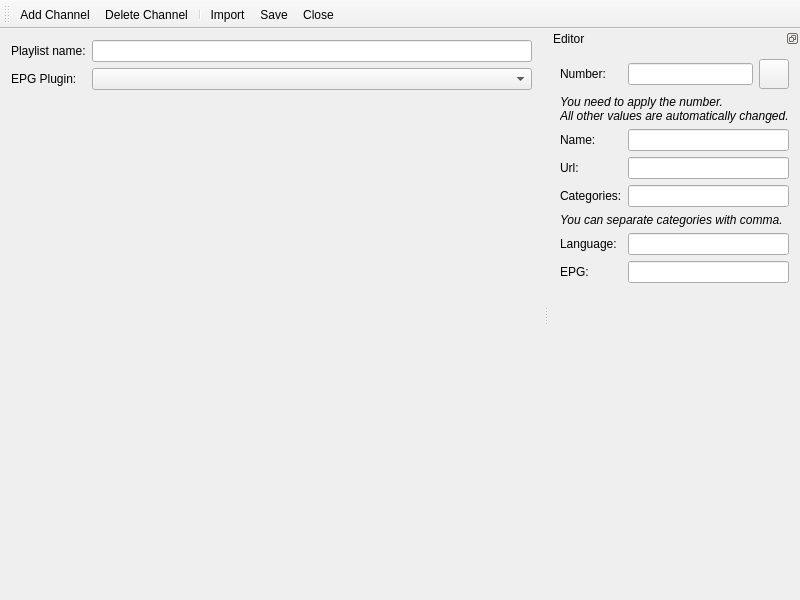
<?xml version="1.0" encoding="UTF-8"?>
<ui version="4.0">
 <class>EditPlaylist</class>
 <widget class="QMainWindow" name="EditPlaylist">
  <property name="geometry">
   <rect>
    <x>0</x>
    <y>0</y>
    <width>800</width>
    <height>600</height>
   </rect>
  </property>
  <property name="windowTitle">
   <string>Edit Channel List</string>
  </property>
  <property name="windowIcon">
   <iconset resource="images.qrc">
    <normaloff>:/icons/images/edit.png</normaloff>:/icons/images/edit.png</iconset>
  </property>
  <widget class="QWidget" name="centralwidget">
   <layout class="QVBoxLayout" name="verticalLayout">
    <item>
     <layout class="QGridLayout" name="gridLayout_2">
      <item row="0" column="0">
       <widget class="QLabel" name="labelName">
        <property name="text">
         <string>Playlist name:</string>
        </property>
       </widget>
      </item>
      <item row="0" column="1">
       <widget class="QLineEdit" name="editName"/>
      </item>
      <item row="1" column="0">
       <widget class="QLabel" name="labelEpgPlugin">
        <property name="text">
         <string>EPG Plugin:</string>
        </property>
       </widget>
      </item>
      <item row="1" column="1">
       <widget class="QComboBox" name="epgCombo"/>
      </item>
     </layout>
    </item>
    <item>
     <widget class="PlaylistWidget" name="playlist" native="true"/>
    </item>
   </layout>
  </widget>
  <widget class="QToolBar" name="toolBar">
   <property name="windowTitle">
    <string>Toolbar</string>
   </property>
   <property name="iconSize">
    <size>
     <width>22</width>
     <height>22</height>
    </size>
   </property>
   <property name="toolButtonStyle">
    <enum>Qt::ToolButtonTextBesideIcon</enum>
   </property>
   <attribute name="toolBarArea">
    <enum>TopToolBarArea</enum>
   </attribute>
   <attribute name="toolBarBreak">
    <bool>false</bool>
   </attribute>
   <addaction name="actionAdd"/>
   <addaction name="actionDelete"/>
   <addaction name="separator"/>
   <addaction name="actionImport"/>
   <addaction name="actionSave"/>
   <addaction name="actionClose"/>
  </widget>
  <widget class="QDockWidget" name="editWidget">
   <property name="sizePolicy">
    <sizepolicy hsizetype="Maximum" vsizetype="Preferred">
     <horstretch>0</horstretch>
     <verstretch>0</verstretch>
    </sizepolicy>
   </property>
   <property name="features">
    <set>QDockWidget::DockWidgetFloatable|QDockWidget::DockWidgetMovable</set>
   </property>
   <property name="allowedAreas">
    <set>Qt::LeftDockWidgetArea|Qt::RightDockWidgetArea</set>
   </property>
   <property name="windowTitle">
    <string>Editor</string>
   </property>
   <attribute name="dockWidgetArea">
    <number>2</number>
   </attribute>
   <widget class="QWidget" name="dockWidgetContents">
    <layout class="QGridLayout" name="gridLayout">
     <item row="0" column="0">
      <widget class="QLabel" name="labelNumber">
       <property name="text">
        <string>Number:</string>
       </property>
      </widget>
     </item>
     <item row="2" column="0">
      <widget class="QLabel" name="labelChannelName">
       <property name="text">
        <string>Name:</string>
       </property>
      </widget>
     </item>
     <item row="4" column="0">
      <widget class="QLabel" name="labelCategories">
       <property name="text">
        <string>Categories:</string>
       </property>
      </widget>
     </item>
     <item row="6" column="0">
      <widget class="QLabel" name="labelLanguage">
       <property name="text">
        <string>Language:</string>
       </property>
      </widget>
     </item>
     <item row="7" column="0">
      <widget class="QLabel" name="labelEpg">
       <property name="text">
        <string>EPG:</string>
       </property>
      </widget>
     </item>
     <item row="0" column="1">
      <widget class="QLineEdit" name="editNumber"/>
     </item>
     <item row="2" column="1" colspan="2">
      <widget class="QLineEdit" name="editChannelName"/>
     </item>
     <item row="4" column="1" colspan="2">
      <widget class="QLineEdit" name="editCategories"/>
     </item>
     <item row="6" column="1" colspan="2">
      <widget class="QLineEdit" name="editLanguage"/>
     </item>
     <item row="7" column="1" colspan="2">
      <widget class="QLineEdit" name="editEpg"/>
     </item>
     <item row="8" column="1">
      <spacer name="verticalSpacer">
       <property name="orientation">
        <enum>Qt::Vertical</enum>
       </property>
       <property name="sizeHint" stdset="0">
        <size>
         <width>20</width>
         <height>40</height>
        </size>
       </property>
      </spacer>
     </item>
     <item row="5" column="0" colspan="3">
      <widget class="QLabel" name="label">
       <property name="text">
        <string>&lt;i&gt;You can separate categories with comma.&lt;/i&gt;</string>
       </property>
      </widget>
     </item>
     <item row="3" column="0">
      <widget class="QLabel" name="labelUrl">
       <property name="text">
        <string>Url:</string>
       </property>
      </widget>
     </item>
     <item row="3" column="1" colspan="2">
      <widget class="QLineEdit" name="editUrl"/>
     </item>
     <item row="0" column="2">
      <widget class="QPushButton" name="buttonApplyNum">
       <property name="minimumSize">
        <size>
         <width>30</width>
         <height>30</height>
        </size>
       </property>
       <property name="maximumSize">
        <size>
         <width>30</width>
         <height>30</height>
        </size>
       </property>
       <property name="icon">
        <iconset resource="images.qrc">
         <normaloff>:/icons/images/apply.png</normaloff>:/icons/images/apply.png</iconset>
       </property>
      </widget>
     </item>
     <item row="1" column="0" colspan="3">
      <widget class="QLabel" name="label_2">
       <property name="text">
        <string>&lt;i&gt;You need to apply the number.&lt;br&gt;All other values are automatically changed.&lt;/i&gt;</string>
       </property>
      </widget>
     </item>
    </layout>
   </widget>
  </widget>
  <action name="actionAdd">
   <property name="icon">
    <iconset resource="images.qrc">
     <normaloff>:/icons/images/editadd.png</normaloff>:/icons/images/editadd.png</iconset>
   </property>
   <property name="text">
    <string>Add Channel</string>
   </property>
   <property name="toolTip">
    <string>Add Channel</string>
   </property>
  </action>
  <action name="actionDelete">
   <property name="icon">
    <iconset resource="images.qrc">
     <normaloff>:/icons/images/editdelete.png</normaloff>:/icons/images/editdelete.png</iconset>
   </property>
   <property name="text">
    <string>Delete Channel</string>
   </property>
   <property name="toolTip">
    <string>Delete Channel</string>
   </property>
  </action>
  <action name="actionSave">
   <property name="icon">
    <iconset resource="images.qrc">
     <normaloff>:/icons/images/filesave.png</normaloff>:/icons/images/filesave.png</iconset>
   </property>
   <property name="text">
    <string>Save</string>
   </property>
  </action>
  <action name="actionClose">
   <property name="icon">
    <iconset resource="images.qrc">
     <normaloff>:/icons/images/fileclose.png</normaloff>:/icons/images/fileclose.png</iconset>
   </property>
   <property name="text">
    <string>Close</string>
   </property>
  </action>
  <action name="actionReload">
   <property name="icon">
    <iconset resource="images.qrc">
     <normaloff>:/icons/images/refresh.png</normaloff>:/icons/images/refresh.png</iconset>
   </property>
   <property name="text">
    <string>Reload</string>
   </property>
  </action>
  <action name="actionImport">
   <property name="icon">
    <iconset resource="images.qrc">
     <normaloff>:/icons/images/fileimport.png</normaloff>:/icons/images/fileimport.png</iconset>
   </property>
   <property name="text">
    <string>Import</string>
   </property>
  </action>
 </widget>
 <layoutdefault spacing="6" margin="11"/>
 <customwidgets>
  <customwidget>
   <class>PlaylistWidget</class>
   <extends>QWidget</extends>
   <header>ui/PlaylistWidget.h</header>
   <container>1</container>
  </customwidget>
 </customwidgets>
 <resources>
  <include location="images.qrc"/>
 </resources>
 <connections>
  <connection>
   <sender>editName</sender>
   <signal>textChanged(QString)</signal>
   <receiver>EditPlaylist</receiver>
   <slot>setWindowTitle(QString)</slot>
   <hints>
    <hint type="sourcelabel">
     <x>199</x>
     <y>82</y>
    </hint>
    <hint type="destinationlabel">
     <x>127</x>
     <y>-15</y>
    </hint>
   </hints>
  </connection>
 </connections>
</ui>
